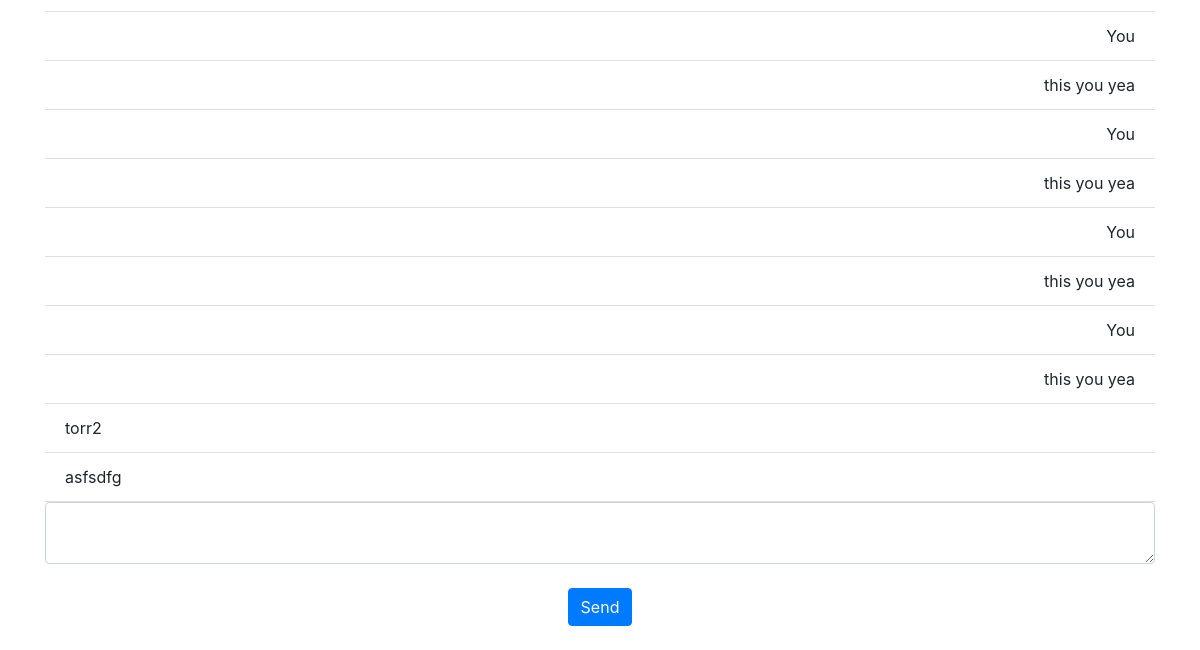
Page / (signed in, lower part) on the earlier database version.
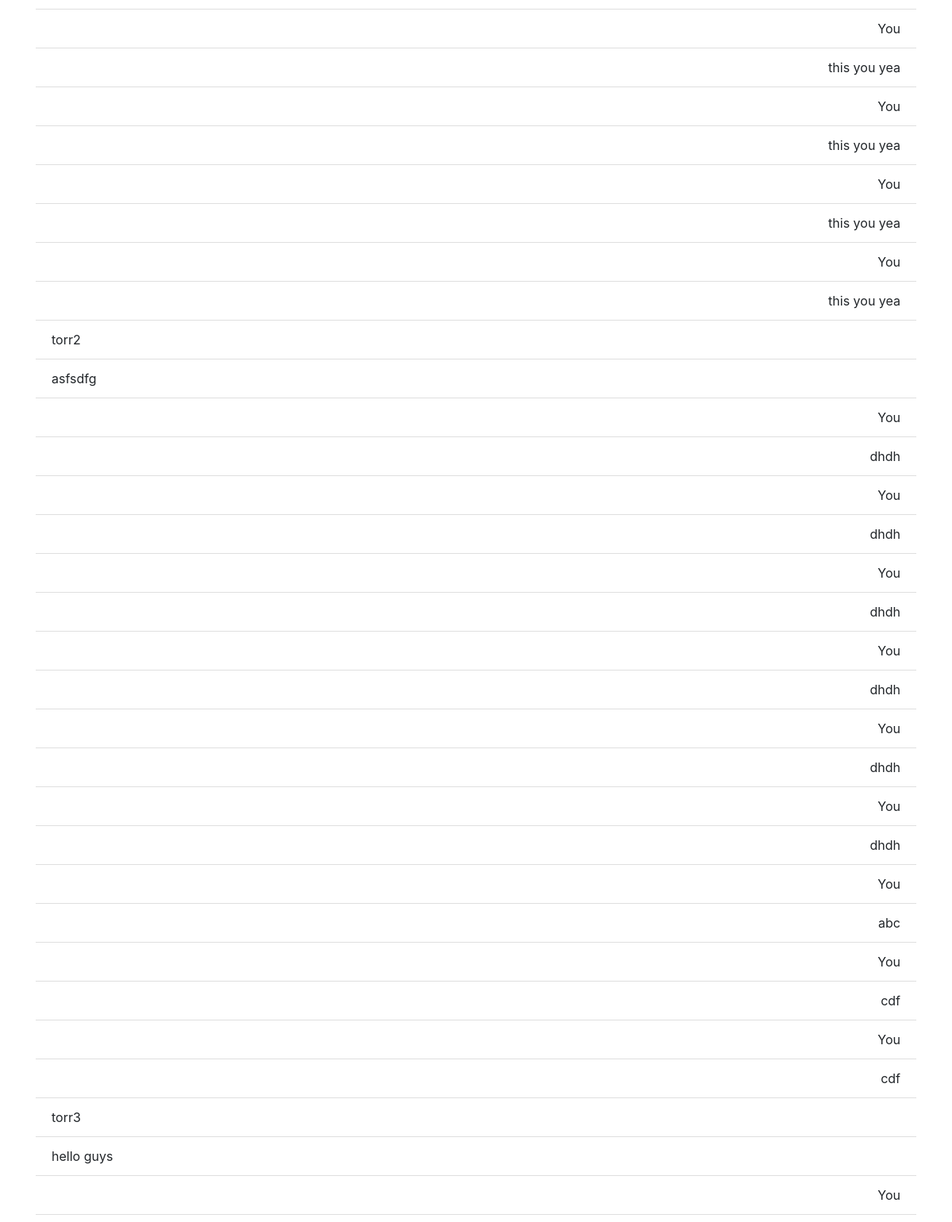
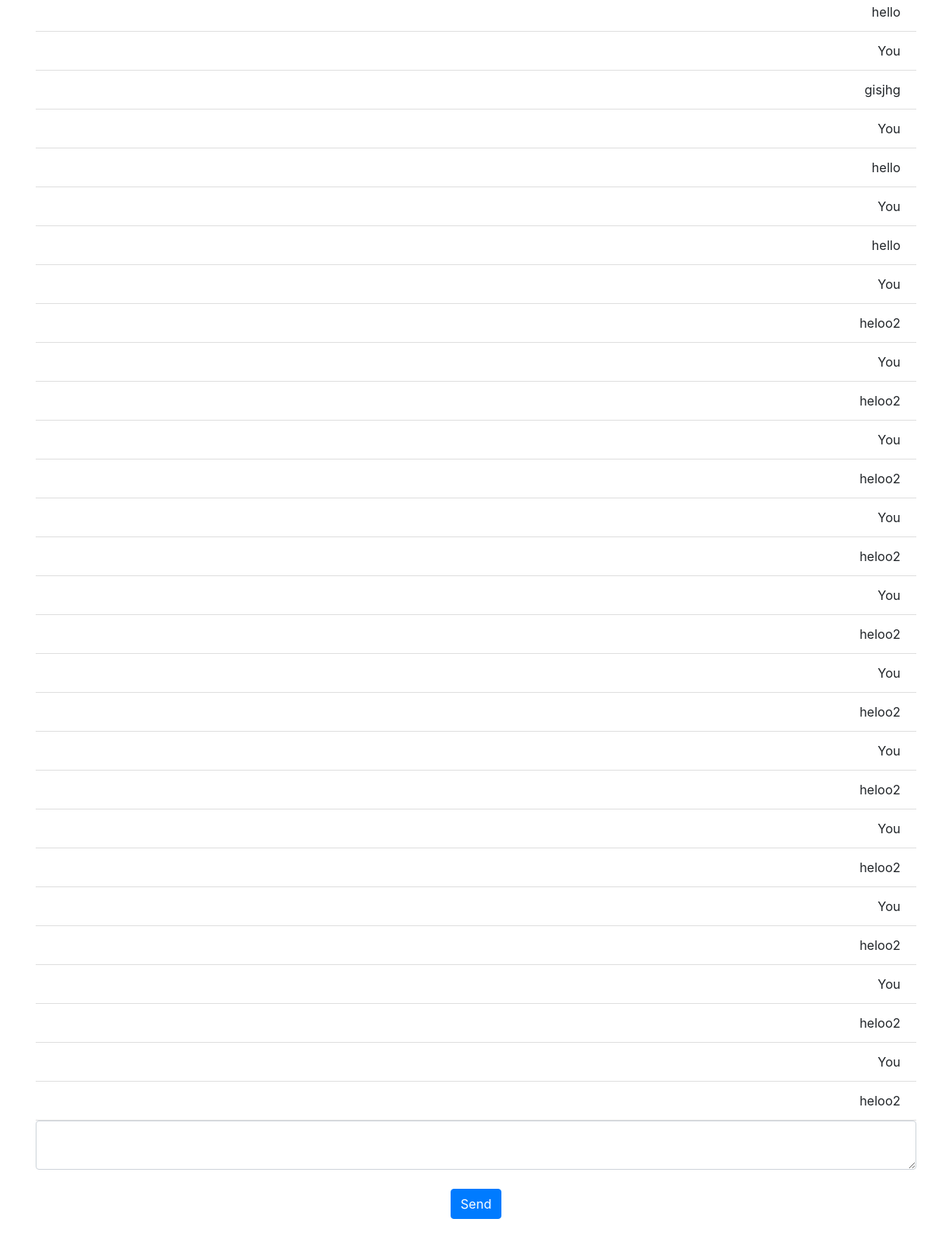
Same page on the later database version (2 pictures, top to bottom).
### website/models.py (models this page shows)
class Messages(db.Model):
    id = db.Column(db.Integer, primary_key = True)
    date = db.Column(db.DateTime(timezone = True), default = func.now())
    textMessage = db.Column(db.String(500))
    user_id = db.Column(db.Integer, db.ForeignKey('user.id'))

class User(db.Model, UserMixin):
    id = db.Column(db.Integer, primary_key = True)
    email = db.Column(db.String(150), unique = True)
    username = db.Column(db.String(150), unique = True)
    password = db.Column(db.String(150))
    name = db.Column(db.String(150))
    messages = db.relationship('Messages')

### website/views.py (the view)
@views.route('/', methods = ['GET', 'POST'])
@login_required
def home():
    if request.method == 'POST':
        message = request.form.get('message')
        if(len(message) > 0):
            new_message = Messages(textMessage = message, user_id = current_user.id)
            db.session.add(new_message)
            db.session.commit()
    messages = db.session.execute('SELECT messages.textmessage, messages.user_id, user.username FROM messages INNER JOIN user ON user.id = messages.user_id;')
    return render_template('home.html', user = current_user, messages = messages)

### website/__init__.py (called while the page is built)
def create_app():
    app = Flask(__name__)
    app.config['SECRET_KEY'] = 'secter key'
    app.config['SQLALCHEMY_DATABASE_URI'] = f'sqlite:///{DB_NAME}'
    db.init_app(app)
    from .views import views
    from .auth import auth
    app.register_blueprint(views, url_prefix = '/')
    app.register_blueprint(auth, url_prefix = '/')
    from .models import User, Messages
    create_database(app)
    login_manager = LoginManager()
    login_manager.login_views = 'auth.login'
    login_manager.init_app(app)
    @login_manager.user_loader
    def load_user(id):
        return User.query.get(int(id))
    return app

### website/templates/home.html (shortened to what this page needs)
{% extends "base.html" %}
{%block content%}
<ul class = "list-group list-group-flush" id = "messages">
    {% for message in messages %}
        {% if message.user_id == user.id %}
            <li align = "right" class = "list-group-item">You</li>
            <li align = "right" class = "list-group-item">{{ message.textMessage }}</li>
        {% else %}
            <li class = "list-group-item">{{ message.username }}</li>
            <li class = "list-group-item">{{ message.textMessage }}</li>
        {% endif %}
    {% endfor %}
</ul>
<form method = "POST">
    <textarea name = "message" id = "message" class = "form-control"></textarea>
    <div align = "center">
        <a href = '#pagebottom'>
            <br>
            <button type = "submit" class = "btn btn-primary">Send</button>
            <br>
        </a>
    </div>
</form>
<div id = 'pagebottom' padding-top = 30px width = 100%><br></div>
{% endblock%}

### website/templates/base.html (shortened to what this page needs)
<!DOCTYPE html>
<html lang="en">
<head>
    <link
      rel="stylesheet"
      href="https://stackpath.bootstrapcdn.com/bootstrap/4.4.1/css/bootstrap.min.css"
    />
    <link
      rel="stylesheet"
      href="https://stackpath.bootstrapcdn.com/font-awesome/4.7.0/css/font-awesome.min.css"
    />
</head>
<body>
    <div class = "container">{%block content%} {% endblock %}</div>
</body>
</html>

Differences in the rows shown:
added Messages: textMessage "dhdh"
added Messages: textMessage "dhdh"
added Messages: textMessage "dhdh"
added Messages: textMessage "dhdh"
added Messages: textMessage "dhdh"
added Messages: textMessage "dhdh"
added Messages: textMessage "abc"
added Messages: textMessage "cdf"
added Messages: textMessage "cdf"
added Messages: username "torr3", textMessage "hello guys"
added Messages: textMessage "hello"
added Messages: textMessage "gisjhg"
added Messages: textMessage "hello"
added Messages: textMessage "hello"
added Messages: textMessage "heloo2"
added Messages: textMessage "heloo2"
added Messages: textMessage "heloo2"
added Messages: textMessage "heloo2"
added Messages: textMessage "heloo2"
added Messages: textMessage "heloo2"
added Messages: textMessage "heloo2"
added Messages: textMessage "heloo2"
added Messages: textMessage "heloo2"
added Messages: textMessage "heloo2"
added Messages: textMessage "heloo2"
